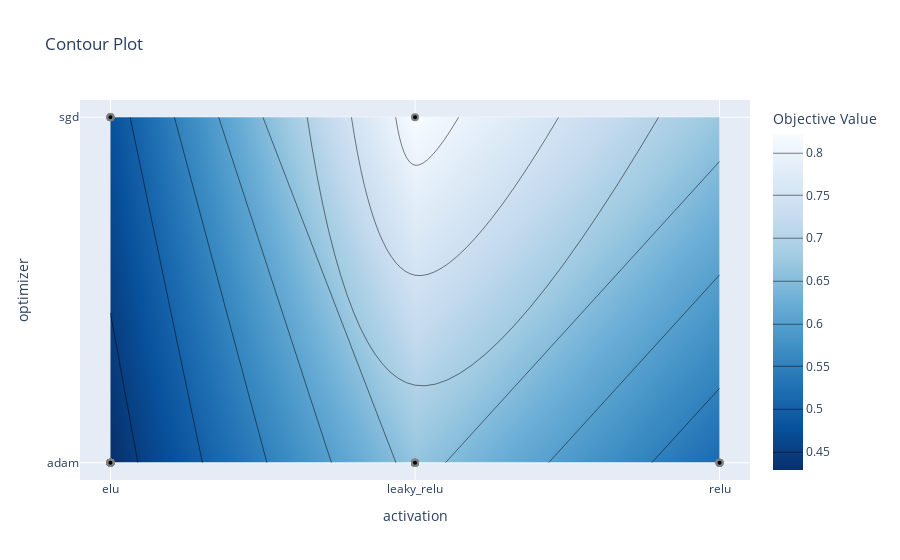

The code cell stored with this chart in its notebook:
### Code cell
# plot the estimated accuracy surface over hyperparameters:
fig = optuna.visualization.plot_contour(study_vis, params=['optimizer', 'activation'])
fig.show()

### Figure 1 — Plotly figure (JSON) as saved in the notebook; plotly's stock layout.template omitted (floating-point values rounded to 4 significant figures)
{"data": [{"colorbar": {"title": {"text": "Objective Value"}}, "colorscale": [[0, "rgb(247,251,255)"], [0.125, "rgb(222,235,247)"], [0.25, "rgb(198,219,239)"], [0.375, "rgb(158,202,225)"], [0.5, "rgb(107,174,214)"], [0.625, "rgb(66,146,198)"], [0.75, "rgb(33,113,181)"], [0.875, "rgb(8,81,156)"], [1, "rgb(8,48,107)"]], "connectgaps": true, "contours": {"coloring": "heatmap"}, "hoverinfo": "none", "line": {"smoothing": 1.3}, "reversescale": true, "type": "contour", "x": ["elu", "leaky_relu", "relu"], "y": ["adam", "sgd"], "z": [[0.4287, 0.6648, 0.5172], [0.4778, 0.8218, null]]}, {"marker": {"color": "black", "line": {"color": "Grey", "width": 2}}, "mode": "markers", "showlegend": false, "type": "scatter", "x": ["leaky_relu", "leaky_relu", "elu", "relu", "leaky_relu", "leaky_relu", "leaky_relu", "leaky_relu", "leaky_relu", "leaky_relu", "leaky_relu", "leaky_relu", "leaky_relu", "elu", "elu", "elu", "elu", "elu", "elu", "elu", "elu", "elu", "elu", "elu", "elu", "elu", "elu", "elu", "elu", "relu", "elu", "elu", "relu", "elu", "elu", "elu", "elu", "elu", "relu"], "y": ["adam", "adam", "adam", "adam", "sgd", "adam", "adam", "adam", "adam", "adam", "adam", "adam", "adam", "adam", "adam", "adam", "adam", "adam", "adam", "adam", "adam", "sgd", "sgd", "sgd", "sgd", "adam", "sgd", "adam", "adam", "adam", "adam", "adam", "adam", "adam", "adam", "adam", "adam", "adam", "adam"]}], "layout": {"title": {"text": "Contour Plot"}, "xaxis": {"range": [-0.1, 2.1], "title": {"text": "activation"}, "type": "category"}, "yaxis": {"range": [-0.05, 1.05], "title": {"text": "optimizer"}, "type": "category"}}}
